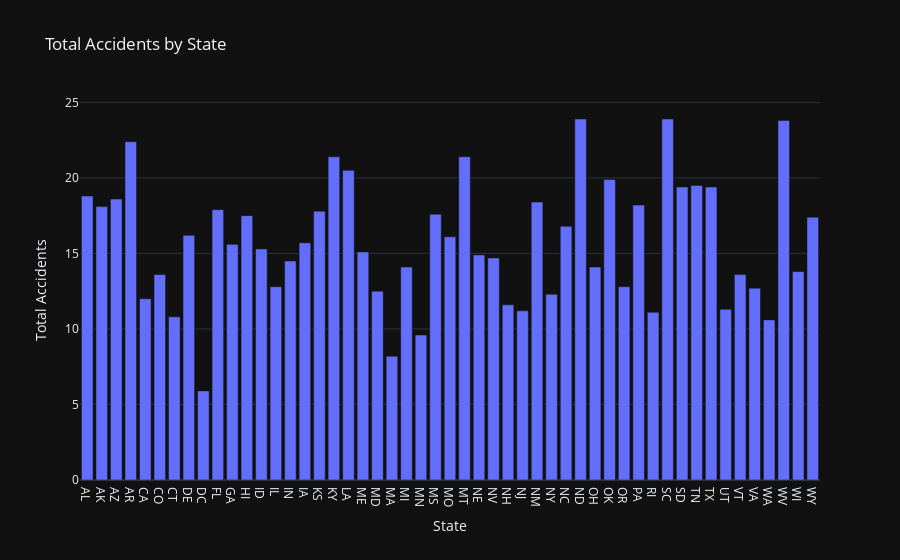

Notebook code for this chart:
### Code cell
#Percentage od Speeding Activities
fig = px.bar(df, x='abbrev', y='total',
              title="Total Accidents by State",
               labels= {'abbrev':'State','total': 'Total Accidents'},
               template='plotly_dark',
               color_continuous_scale= 'Reds'
             )
fig.show()

### Figure 1 — Plotly figure (JSON) as saved in the notebook; plotly's stock layout.template omitted (floating-point values rounded to 4 significant figures)
{"data": [{"hovertemplate": "State=%{x}<br>Total Accidents=%{y}<extra></extra>", "legendgroup": "", "marker": {"color": "#636efa", "pattern": {"shape": ""}}, "name": "", "orientation": "v", "showlegend": false, "textposition": "auto", "type": "bar", "x": ["AL", "AK", "AZ", "AR", "CA", "CO", "CT", "DE", "DC", "FL", "GA", "HI", "ID", "IL", "IN", "IA", "KS", "KY", "LA", "ME", "MD", "MA", "MI", "MN", "MS", "MO", "MT", "NE", "NV", "NH", "NJ", "NM", "NY", "NC", "ND", "OH", "OK", "OR", "PA", "RI", "SC", "SD", "TN", "TX", "UT", "VT", "VA", "WA", "WV", "WI", "WY"], "xaxis": "x", "y": [18.8, 18.1, 18.6, 22.4, 12.0, 13.6, 10.8, 16.2, 5.9, 17.9, 15.6, 17.5, 15.3, 12.8, 14.5, 15.7, 17.8, 21.4, 20.5, 15.1, 12.5, 8.2, 14.1, 9.6, 17.6, 16.1, 21.4, 14.9, 14.7, 11.6, 11.2, 18.4, 12.3, 16.8, 23.9, 14.1, 19.9, 12.8, 18.2, 11.1, 23.9, 19.4, 19.5, 19.4, 11.3, 13.6, 12.7, 10.6, 23.8, 13.8, 17.4], "yaxis": "y"}], "layout": {"barmode": "relative", "legend": {"tracegroupgap": 0}, "title": {"text": "Total Accidents by State"}, "xaxis": {"anchor": "y", "domain": [0, 1], "title": {"text": "State"}}, "yaxis": {"anchor": "x", "domain": [0, 1], "title": {"text": "Total Accidents"}}}}
